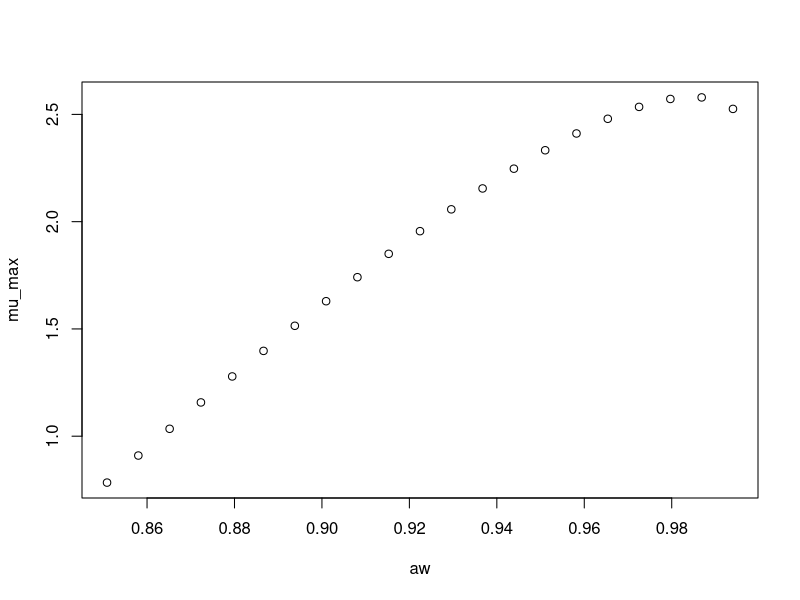

The R source for this figure:
#############################
# start of Parameter script
#############################
aw <- seq(0.85085,0.994005994005994,length.out=21)
#############################
# end of Parameter script
#############################
############################# 
# start of Model script Gropin ID 1096 
#############################
 
# constant coefficients for this model
 
variables <- data.frame(aw)
argumentsPar <- expand.grid(variables)
 
# heart of the model
response_surface <- function(aw) {
   mumax <-(2.183+6.445*sqrt(1-aw)-26.070*((sqrt(1-aw))^2))

return(mumax=mumax)
} 

# output parameters
mumax <- cbind(argumentsPar,response_surface(argumentsPar['aw']))
colnames(mumax) <- c(colnames(argumentsPar),'mumax')
#############################
# End of Model script
#############################
############################# 
# start of Visualisation script Gropin ID 1096 
#############################
plot(aw,mumax$mumax,
                          xlab='aw',
                          ylab='mu_max')
#############################
# End of Visualisation script
#############################
